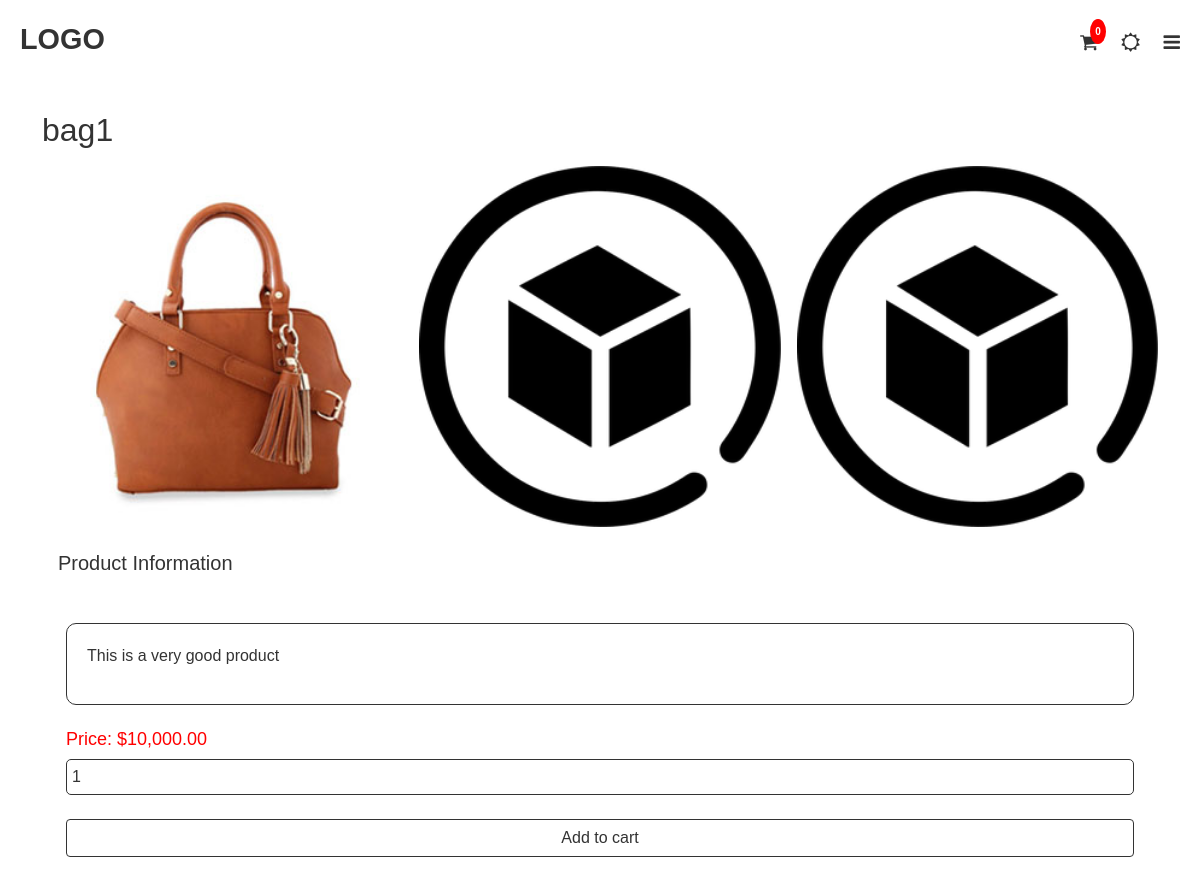
The app's page /product_details/1/ with its own data.
### products/models.py (models this page shows, shortened)
class product(models.Model):
    product_name = models.CharField(max_length=150)
    product_category = models.ForeignKey(category, on_delete=models.CASCADE)
    product_image1 = models.ImageField(default = 'default_product.png', upload_to = 'product/%Y/%m/%d')
    product_image2 = models.ImageField(default = 'default_product.png', upload_to = 'product/%Y/%m/%d')
    product_image3 = models.ImageField(default = 'default_product.png', upload_to = 'product/%Y/%m/%d')
    product_price = models.DecimalField(max_digits=7 , decimal_places=2)
    product_description = models.TextField()
    is_available = models.BooleanField(default=True)
    date_added = models.DateTimeField(default=timezone.now, blank=True)
    top_sale = models.BooleanField(default= True)

### products/views.py (the view)
# urls.py: path('product_details/<int:product_id>/',products_details,name = 'products-details'),
def products_details(request,product_id):
    product_queryset = product.objects.filter(id = product_id).first()
    content = {
        'product_queryset':product_queryset
    }
    return render(request, 'products/product_details.html',content)

### products/templates/products/product_details.html (shortened to what this page needs)
{% extends 'customers/base_temp.html' %}
{% load humanize %}
{% block content %}
<div class="container con6 mt-4">
    {% if product_queryset %}
            <h2 class="mb-3">{{ product_queryset.product_name }}</h2>
            <div class="slider col-md-12 overflow-hidden">
                <div class="row gx-3 gy-3">
                        <div class="col-md-4 col-sm-6">
                            <img class="slider-img" src="{{ product_queryset.product_image1.url }}" alt="Image of ">
                        </div>
                        <div class="col-md-4 col-sm-6">
                            <img class="slider-img" src="{{ product_queryset.product_image2.url }}" alt="Image of ">
                        </div>
                        <div class="col-md-4 col-sm-6">
                            <img class="slider-img" src="{{ product_queryset.product_image2.url }}" alt="Image of ">
                        </div>
                </div>
            </div>
            <h5 class="mt-4 ms-3">Product Information</h5>
            <div class="col-md-12 mt-4 product-info p-4">
                <div class="col-md-12 prod-info-area">
                    <p>{{ product_queryset.product_description }}</p>
                </div>
                <h6 class="mt-4 prod-price">Price: ${{ product_queryset.product_price|intcomma }}</h6>
                <form action="{% url 'prod-add' product_queryset.id  %}" method="POST" class="d-flex flex-column">
                    <input type="number" min="1" name = 'order-number' value="1" class="ord-num" max="10" required>
                    <button data-product="{{product_queryset.id}}" data-action="add" class="btn cart-button  mt-4 update-cart" type="submit" onclick="ActionPerformed(this);">Add to cart</button>
                </form>
            </div>
        </div>
    {% endif %}
{% endblock %}

### customers/static/css/main.css (style rules this page uses)
* { padding:0; margin:0; box-sizing: border-box; font-family: 'Poppins', sans-serif; }
:root { --black: #333; --white: #fff; }
body { background-color: var(--white); }
.prod-price { font-size: 12px; }
.con6 { color: var(--black); word-wrap: break-word; height: 100%; }
.prod-info-area { border: 1px solid var(--black); border-radius: 10px; padding: 20px; }
.prod-price { color: red; font-size: large; }
.cart-button { color: var(--black); border: 1px solid var(--black); }
.slider-img { width: 100%; height: 100%; }
.ord-num { outline: none; background-color: transparent; border: none; color: var(--black); border: 1px solid var(--black); border-radius: 5px; padding: 5px; }

### records on screen
product: product_name "bag1", product_image1 (picture), product_image2 (placeholder picture), product_description "This is a very good product", product_price "10,000.00"
